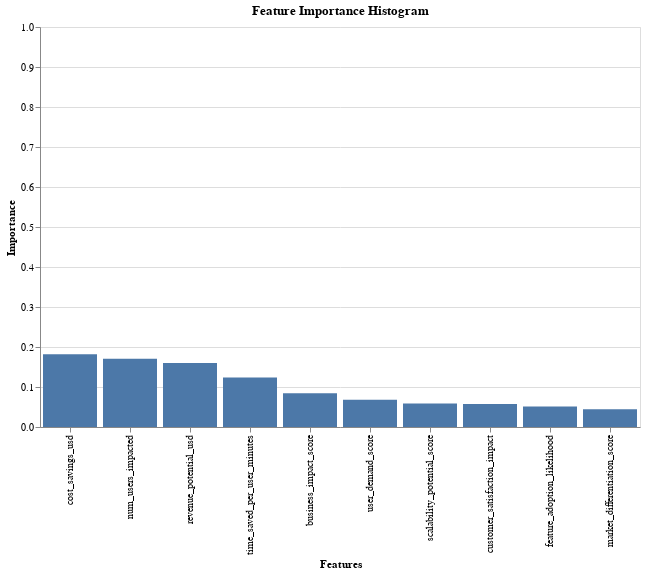

Write notebook code for a chart like this one.
### Code cell
import altair as alt

# Create a histogram for feature importance
chart = alt.Chart(importances_df).mark_bar().encode(
    x=alt.X('Feature', sort='-y', title='Features'),
    y=alt.Y('Importance', scale=alt.Scale(domain=[0, 1]), title='Importance'),
    tooltip=['Feature', 'Importance']
).properties(
    title='Feature Importance Histogram',
    width=600,
    height=400
)

chart

### Figure 1 — Vega-Lite specification as saved in the notebook (floating-point values rounded to 4 significant figures)
{"config": {"view": {"continuousWidth": 300, "continuousHeight": 300}}, "data": {"name": "data-f3f4c7c00e5768537bdfc6d1ea91655d"}, "mark": {"type": "bar"}, "encoding": {"tooltip": [{"field": "Feature", "type": "nominal"}, {"field": "Importance", "type": "quantitative"}], "x": {"field": "Feature", "sort": "-y", "title": "Features", "type": "nominal"}, "y": {"field": "Importance", "scale": {"domain": [0, 1]}, "title": "Importance", "type": "quantitative"}}, "height": 400, "title": "Feature Importance Histogram", "width": 600, "$schema": "https://vega.github.io/schema/vega-lite/v5.8.0.json", "datasets": {"data-f3f4c7c00e5768537bdfc6d1ea91655d": [{"Feature": "cost_savings_usd", "Importance": 0.1819}, {"Feature": "num_users_impacted", "Importance": 0.1709}, {"Feature": "revenue_potential_usd", "Importance": 0.1598}, {"Feature": "time_saved_per_user_minutes", "Importance": 0.1235}, {"Feature": "business_impact_score", "Importance": 0.08409}, {"Feature": "user_demand_score", "Importance": 0.06804}, {"Feature": "scalability_potential_score", "Importance": 0.05902}, {"Feature": "customer_satisfaction_impact", "Importance": 0.0575}, {"Feature": "feature_adoption_likelihood", "Importance": 0.05104}, {"Feature": "market_differentiation_score", "Importance": 0.04417}]}}
